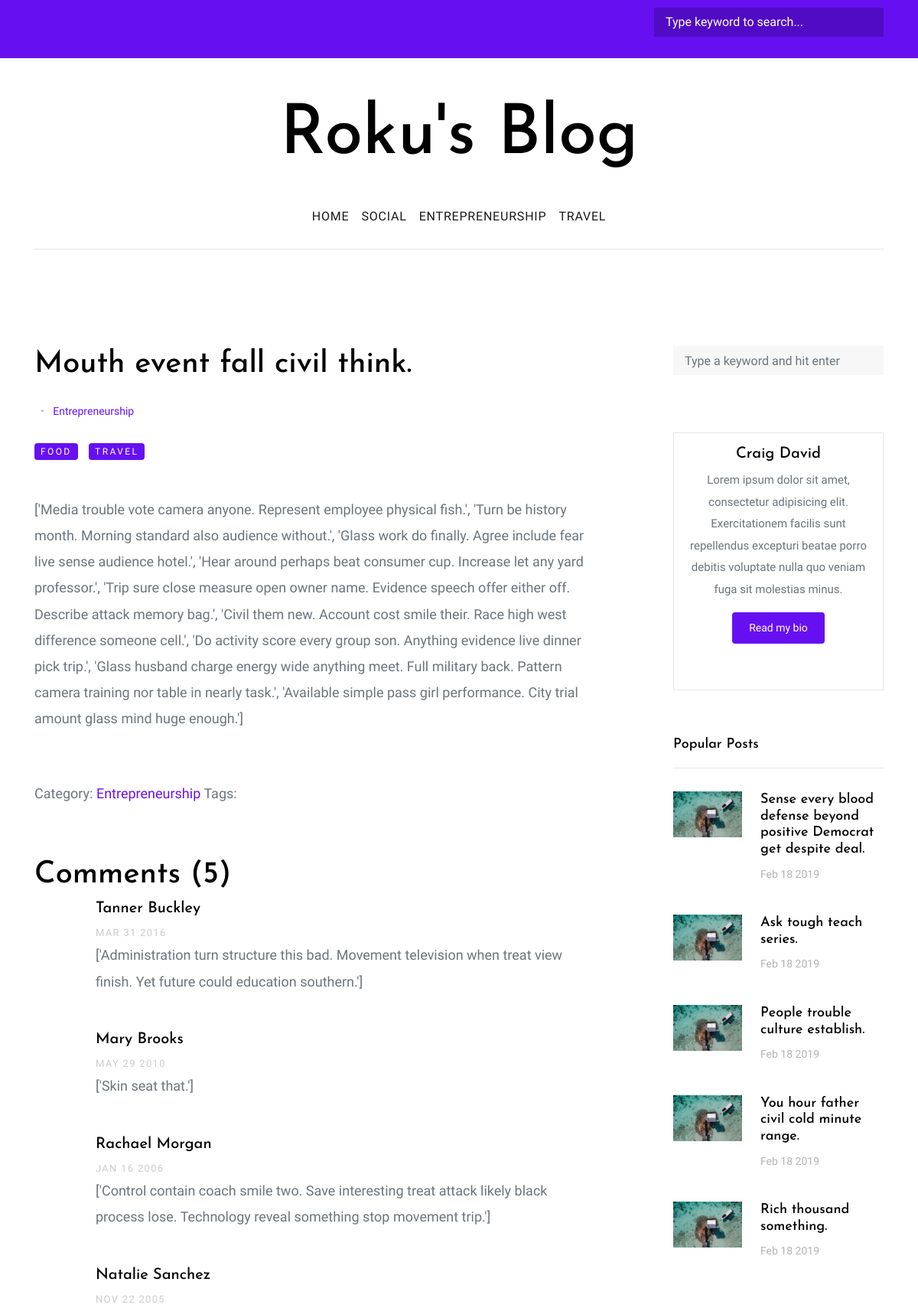
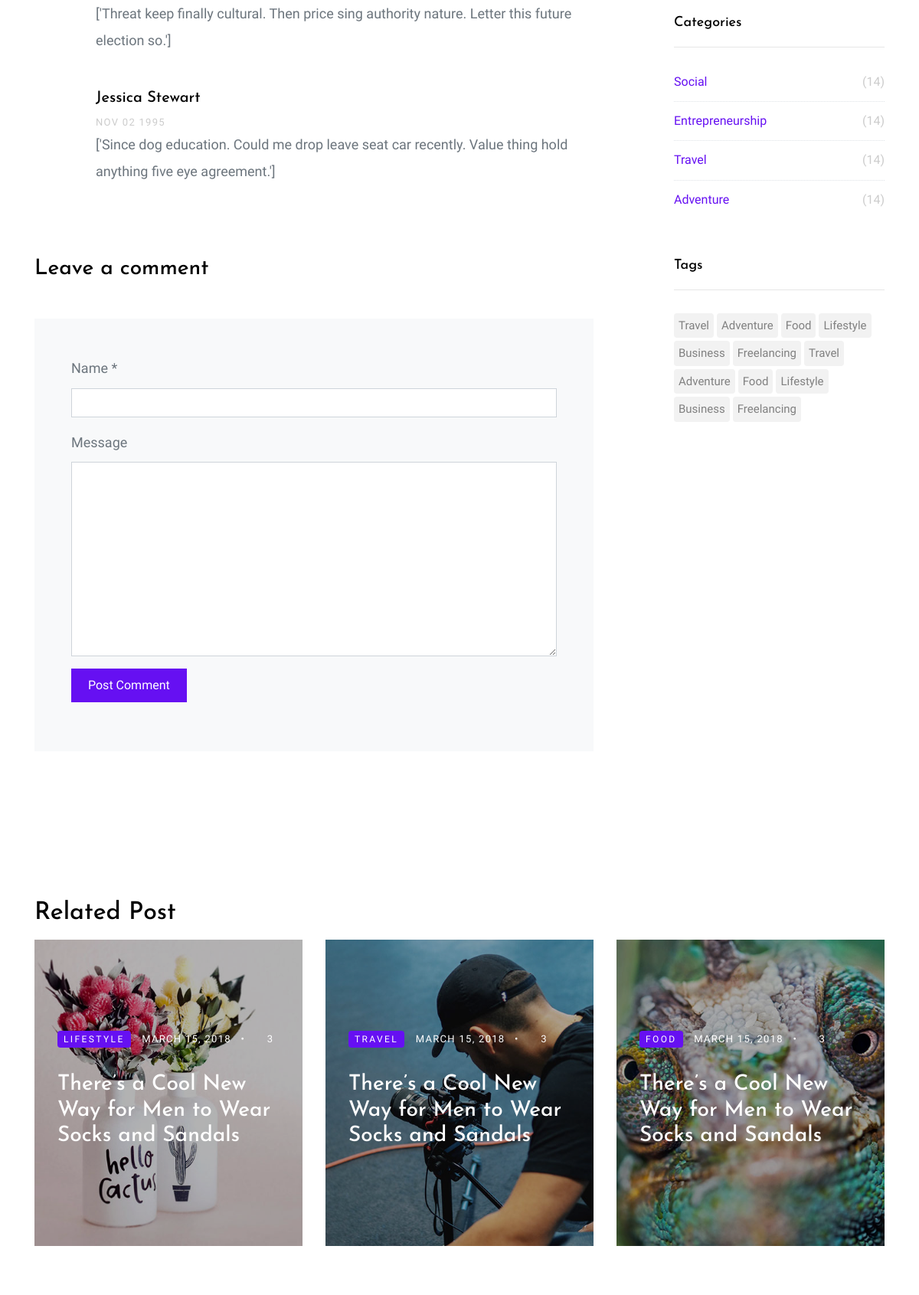
Screenshot of /posts/mouth-event-fall-civil-think/ (upper part) with the database file from the repository (2 pictures, top to bottom).
### blogmanagement/models.py (models this page shows, shortened)
class Category(models.Model):
    name = models.CharField(max_length=200)
    slug = models.CharField(max_length=100, default="")

class Post(models.Model):
    post_title = models.CharField(max_length=400)
    post_body = models.TextField()
    keywords = models.TextField()
    slug = models.CharField(max_length=100, default="", unique=True)
    author = models.ForeignKey(Author, on_delete=models.CASCADE, default=47)
    category = models.ForeignKey(Category, on_delete=models.CASCADE)
    status = models.ForeignKey(Status, on_delete=models.CASCADE)
    date_created = models.DateTimeField(default=timezone.now)
    date_published = models.DateTimeField(default=None, blank=True, null=True)
    is_featured = models.BooleanField(default=False)

class Comment(models.Model):
    name = models.CharField(max_length=200)
    comment = models.TextField()
    post = models.ForeignKey(Post, on_delete=models.CASCADE)
    date = models.DateTimeField()

### blogmanagement/views.py (the view)
# urls.py: path('posts/<slug:post_slug>/', views.post_detail_view, name='post_detail'),
def post_detail_view(request, post_slug):
    featured_posts = Post.objects.filter(status__name="Published", is_featured=True).order_by('-date_created')[:5]
    categories_list = Category.objects.all()
    post_info = get_object_or_404(Post, slug=post_slug)
    comments = post_info.comment_set.order_by('-date')[:5]
    comments_count = post_info.comment_set.count()
    return render(request, 'blogmanagement/posts/post_detail.html', {'post': post_info,
                                                                     'featured_posts': featured_posts,
                                                                     'categories': categories_list,
                                                                     'comments': comments,
                                                                     'comments_count': comments_count
                                                                     })

### blogmanagement/templates/blogmanagement/posts/post_detail.html (shortened to what this page needs)
{% extends 'blogmanagement/layouts/post_detail_layout.html' %}
{% load static %}
{% block page_heading %}
    Roku's Blog
{% endblock %}
{% block post_info %}
    <h1 class="mb-4">{{ post.post_title }}</h1>
    <div class="post-meta">
        <span class="author mr-2"><a href="{% url 'blogmanagement:posts_by_author' post.author.slug %}"> {{ post.author.name }}</a></span> •
        <span class="ml-2"><a href="{% url 'blogmanagement:posts_by_category' post.category.slug %}"> {{ post.category.name }}</a></span>
    </div>
    <a class="category mb-5" href="#">Food</a> <a class="category mb-5" href="#">Travel</a>
{% endblock %}
{% block categories %}
    {% for category in categories|slice:"5" %}
        <li class="nav-item">
            <a class="nav-link active" href="{% url 'blogmanagement:posts_by_category' category.slug %}">{{ category.name }}</a>
        </li>
    {% endfor %}
{% endblock %}
{% block post_body %}
    {{ post.post_body }}
{% endblock %}
{% block post_category_name %}
    <a href="{% url 'blogmanagement:posts_by_category' post.category.slug %}">{{ post.category.name }}</a>
{% endblock %}
{% block comments %}
    <h1>Comments ({{ comments_count }})</h1>
    {% for comment in comments %}
    <li class="comment">
        <div class="comment-body">
            <h3>{{ comment.name }}</h3>
            <div class="meta">{{ comment.date|date:"M d Y" }}</div>
            <p>{{ comment.comment }}</p>
        </div>
    </li>
    {% endfor %}
{% endblock %}
{% block new_comment %}
            <div class="comment-form-wrap pt-5">
            <h3 class="mb-5">Leave a comment</h3>
            <form action="{% url 'blogmanagement:save_comment' %}" method="post" class="p-5 bg-light">
                <div class="form-group">
                    <label for="name">Name *</label>
                    <input type="text" class="form-control" id="name" name="name">
                </div>
                <div class="form-group">
                    <label for="message">Message</label>
                    <textarea name="comment" id="message" cols="30" rows="10" class="form-control"></textarea>
                </div>
                <div class="form-group">
                    <input type="submit" value="Post Comment" class="btn btn-primary">
                </div>
            </form>
        </div>
{% endblock %}
{% block featured_posts %}
    {% for post in featured_posts %}
        <li>
            <a href="{% url 'blogmanagement:post_detail' post.slug %}">
                <img src="{% static 'blogmanagement/images/img_12.jpg' %}" alt="Image placeholder" class="mr-4">
                <div class="text">
                    <h4>{{ post.post_title }}</h4>
                    <div class="post-meta">
                        <span class="mr-2">{{ post.date_created|date:"M d Y" }}</span>
                    </div>
                </div>
            </a>
        </li>
    {% endfor %}
{% endblock %}
{% block categories_down %}
    {% for category in categories %}
                  <li><a href="{% url 'blogmanagement:posts_by_category' category.slug %}">{{ category.name }} <span>(14)</span></a></li>
    {% endfor %}
{% endblock %}

### blogmanagement/static/blogmanagement/css/style.css (style rules this page uses)
body { background: #ccc url("../images/photography.png") repeat; font-family: "Inconsolata", SFMono-Regular, Menlo, Monaco, Consolas, "Liberation Mono", "Courier New", monospace; font-weight: 300; font-size: 18px; line-height: 1.9; color: #6c757d; }
a { -webkit-transition: .3s all ease; -o-transition: .3s all ease; transition: .3s all ease; text-decoration: none; }
h1, h2, h3, h4, h5 { color: #000; font-family: "Josefin Sans", -apple-system, BlinkMacSystemFont, "Segoe UI", Roboto, "Helvetica Neue", Arial, sans-serif, "Apple Color Emoji", "Segoe UI Emoji", "Segoe UI Symbol", "Noto Color Emoji"; }
header .navbar .nav-link { padding: 1.7rem 1rem; font-size: 16px; outline: none !important; text-transform: uppercase; letter-spacing: .05em; }
.category { display: inline-block; background: #6610f2; padding: 2px 8px; line-height: 1.5; font-size: 12px; border-radius: 4px; text-transform: uppercase; color: #fff !important; margin-right: 10px; letter-spacing: .2em; }
.blog-entries .post-meta { margin-bottom: 20px; font-size: 14px; color: #b3b3b3; }
.btn, .form-control { outline: none; -webkit-box-shadow: none !important; box-shadow: none !important; border-radius: 0; }
.form-control { -webkit-box-shadow: none !important; box-shadow: none !important; }
textarea.form-control { height: inherit; }
.btn { -webkit-transition: .3s all ease; -o-transition: .3s all ease; transition: .3s all ease; padding: 8px 20px; }
.btn.btn-primary { color: #fff; border-width: 2px; }
.sidebar-box *:last-child { margin-bottom: 0; }
.categories li, .sidelink li { padding: 0; margin: 0; position: relative; margin-bottom: 10px; padding-bottom: 10px; border-bottom: 1px dotted #dee2e6; list-style: none; }
.categories li a, .sidelink li a { display: block; font-size: 16px; }
.categories li a span, .sidelink li a span { position: absolute; right: 0; top: 0; color: #ccc; -webkit-transition: .3s all ease; -o-transition: .3s all ease; transition: .3s all ease; }
.comment-form-wrap { clear: both; }
.comment-list li { padding: 0; margin: 0 0 30px 0; float: left; width: 100%; clear: both; list-style: none; }
.comment-list li .comment-body { float: right; width: calc(100% - 80px); }
.comment-list li .comment-body h3 { font-size: 20px; }
.comment-list li .comment-body .meta { text-transform: uppercase; font-size: 13px; letter-spacing: .1em; color: #ccc; }
.post-entry-sidebar .post-meta { font-size: 14px; color: #b3b3b3; }
.post-entry-sidebar ul li { list-style: none; padding: 0 0 20px 0; margin: 0 0 20px 0; }
.post-entry-sidebar ul li a { display: table; }
.post-entry-sidebar ul li a img { width: 90px; }
.post-entry-sidebar ul li a img, .post-entry-sidebar ul li a .text { display: table-cell; vertical-align: middle; }
.post-entry-sidebar ul li a .text h4 { font-size: 18px; }

### rows the page displays
Category: name "SOCIAL", name "Social"
Category: name "ENTREPRENEURSHIP", name "Entrepreneurship"
Category: name "TRAVEL", name "Travel"
Post: post_title "Mouth event fall civil think.", category.name "Entrepreneurship", post_body "['Media trouble vote camera anyone. Represent employee physical fish.', 'Turn be history month. Morning standard also audience without.', 'Glass work do finally. Agree include fear live sense audience hotel.', 'Hear around perhaps beat consumer cup. Increase let any yard professor.', 'Trip sure close measure open owner name. Evidence speech offer either off. Describe attack memory bag.', 'Civil them new. Account cost smile their. Race high west difference someone cell.', 'Do activity score every group son. Anything evidence live dinner pick trip.', 'Glass husband charge energy wide anything meet. Full military back. Pattern camera training nor table in nearly task.', 'Available simple pass…"
Comment: name "Tanner Buckley", date "MAR 31 2016", comment "['Administration turn structure this bad. Movement television when treat view finish. Yet future could education southern.']"
Comment: name "Mary Brooks", date "MAY 29 2010", comment "['Skin seat that.']"
Comment: name "Rachael Morgan", date "JAN 16 2006", comment "['Control contain coach smile two. Save interesting treat attack likely black process lose. Technology reveal something stop movement trip.']"
Comment: name "Natalie Sanchez", date "NOV 22 2005", comment "['Threat keep finally cultural. Then price sing authority nature. Letter this future election so.']"
Comment: name "Jessica Stewart", date "NOV 02 1995", comment "['Since dog education. Could me drop leave seat car recently. Value thing hold anything five eye agreement.']"
Post: post_title "Sense every blood defense beyond positive Democrat get despite deal.", date_created "Feb 18 2019"
Post: post_title "Ask tough teach series.", date_created "Feb 18 2019"
Post: post_title "People trouble culture establish.", date_created "Feb 18 2019"
Post: post_title "You hour father civil cold minute range.", date_created "Feb 18 2019"
Post: post_title "Rich thousand something.", date_created "Feb 18 2019"

### other values shown
{{ comments_count }} "5"
